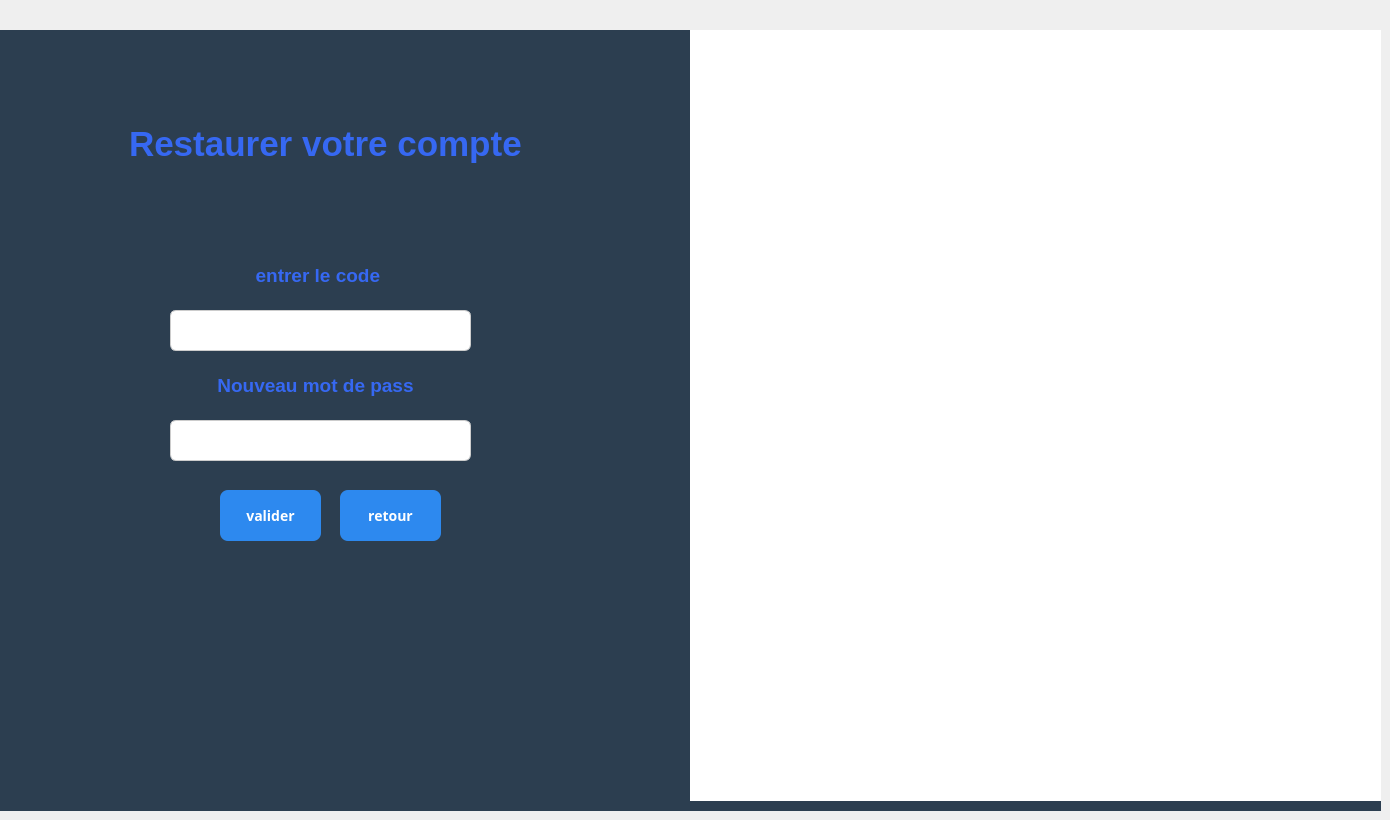
    <widget class="QWidget" name="page_13">
     <widget class="QLineEdit" name="lineEditCodeRecu">
      <property name="geometry">
       <rect>
        <x>170</x>
        <y>310</y>
        <width>301</width>
        <height>41</height>
       </rect>
      </property>
      <property name="styleSheet">
       <string notr="true">QLineEdit {
    border: 1px solid #ccc;
    border-radius: 6px;
    padding: 8px;
    font-size: 12px;
}
QLineEdit:focus {
    border: 1px solid #2D89EF;
}</string>
      </property>
      <property name="text">
       <string/>
      </property>
     </widget>
     <widget class="QLineEdit" name="lineEditNouveauPass">
      <property name="geometry">
       <rect>
        <x>170</x>
        <y>420</y>
        <width>301</width>
        <height>41</height>
       </rect>
      </property>
      <property name="styleSheet">
       <string notr="true">QLineEdit {
    border: 1px solid #ccc;
    border-radius: 6px;
    padding: 8px;
    font-size: 12px;
}
QLineEdit:focus {
    border: 1px solid #2D89EF;
}</string>
      </property>
      <property name="text">
       <string/>
      </property>
     </widget>
     <widget class="QLabel" name="label_131">
      <property name="geometry">
       <rect>
        <x>0</x>
        <y>30</y>
        <width>1381</width>
        <height>781</height>
       </rect>
      </property>
      <property name="styleSheet">
       <string notr="true">background-color: rgb(255, 255, 255);
background-color: rgb(44, 62, 80);</string>
      </property>
      <property name="text">
       <string/>
      </property>
     </widget>
     <widget class="QTextBrowser" name="textBrowser_18">
      <property name="geometry">
       <rect>
        <x>170</x>
        <y>260</y>
        <width>301</width>
        <height>61</height>
       </rect>
      </property>
      <property name="styleSheet">
       <string notr="true">background-color: rgb(44, 62, 80);</string>
      </property>
      <property name="frameShape">
       <enum>QFrame::Shape::NoFrame</enum>
      </property>
      <property name="html">
       <string>&lt;!DOCTYPE HTML PUBLIC &quot;-//W3C//DTD HTML 4.0//EN&quot; &quot;http://www.w3.org/TR/REC-html40/strict.dtd&quot;&gt;
&lt;html&gt;&lt;head&gt;&lt;meta name=&quot;qrichtext&quot; content=&quot;1&quot; /&gt;&lt;meta charset=&quot;utf-8&quot; /&gt;&lt;style type=&quot;text/css&quot;&gt;
p, li { white-space: pre-wrap; }
hr { height: 1px; border-width: 0; }
li.unchecked::marker { content: &quot;\2610&quot;; }
li.checked::marker { content: &quot;\2612&quot;; }
&lt;/style&gt;&lt;/head&gt;&lt;body style=&quot; font-family:'Segoe UI'; font-size:9pt; font-weight:400; font-style:normal;&quot;&gt;
&lt;p align=&quot;center&quot; style=&quot; margin-top:0px; margin-bottom:0px; margin-left:0px; margin-right:0px; -qt-block-indent:0; text-indent:0px;&quot;&gt;&lt;span style=&quot; font-size:14pt; font-weight:700; color:#3668f2;&quot;&gt;entrer le code &lt;/span&gt;&lt;/p&gt;&lt;/body&gt;&lt;/html&gt;</string>
      </property>
     </widget>
     <widget class="QPushButton" name="pushButtonValiderReset">
      <property name="geometry">
       <rect>
        <x>220</x>
        <y>490</y>
        <width>101</width>
        <height>51</height>
       </rect>
      </property>
      <property name="font">
       <font>
        <family>Bahnschrift</family>
        <pointsize>-1</pointsize>
        <bold>true</bold>
       </font>
      </property>
      <property name="styleSheet">
       <string notr="true">QPushButton {
    background-color: #2D89EF;
    color: white;
    border-radius: 8px;
    padding: 10px;
    font-size: 14px;
}
QPushButton:hover {
    background-color: #1E5BB8;
}
QPushButton:pressed {
    background-color: #FFFFFF;
}</string>
      </property>
      <property name="text">
       <string>valider</string>
      </property>
     </widget>
     <widget class="QLabel" name="label_132">
      <property name="geometry">
       <rect>
        <x>690</x>
        <y>30</y>
        <width>691</width>
        <height>771</height>
       </rect>
      </property>
      <property name="styleSheet">
       <string notr="true">background-color: rgb(255, 255, 255);
border-image: url(:/Artboa.png);</string>
      </property>
      <property name="text">
       <string/>
      </property>
     </widget>
     <widget class="QTextBrowser" name="textBrowser_17">
      <property name="geometry">
       <rect>
        <x>100</x>
        <y>370</y>
        <width>431</width>
        <height>61</height>
       </rect>
      </property>
      <property name="styleSheet">
       <string notr="true">background-color: rgb(44, 62, 80);</string>
      </property>
      <property name="frameShape">
       <enum>QFrame::Shape::NoFrame</enum>
      </property>
      <property name="html">
       <string>&lt;!DOCTYPE HTML PUBLIC &quot;-//W3C//DTD HTML 4.0//EN&quot; &quot;http://www.w3.org/TR/REC-html40/strict.dtd&quot;&gt;
&lt;html&gt;&lt;head&gt;&lt;meta name=&quot;qrichtext&quot; content=&quot;1&quot; /&gt;&lt;meta charset=&quot;utf-8&quot; /&gt;&lt;style type=&quot;text/css&quot;&gt;
p, li { white-space: pre-wrap; }
hr { height: 1px; border-width: 0; }
li.unchecked::marker { content: &quot;\2610&quot;; }
li.checked::marker { content: &quot;\2612&quot;; }
&lt;/style&gt;&lt;/head&gt;&lt;body style=&quot; font-family:'Segoe UI'; font-size:9pt; font-weight:400; font-style:normal;&quot;&gt;
&lt;p align=&quot;center&quot; style=&quot; margin-top:0px; margin-bottom:0px; margin-left:0px; margin-right:0px; -qt-block-indent:0; text-indent:0px;&quot;&gt;&lt;span style=&quot; font-size:14pt; font-weight:700; color:#3668f2;&quot;&gt;Nouveau mot de pass&lt;/span&gt;&lt;/p&gt;&lt;/body&gt;&lt;/html&gt;</string>
      </property>
     </widget>
     <widget class="QPushButton" name="pushButtonRetourLogin_3">
      <property name="geometry">
       <rect>
        <x>340</x>
        <y>490</y>
        <width>101</width>
        <height>51</height>
       </rect>
      </property>
      <property name="font">
       <font>
        <family>Bahnschrift</family>
        <pointsize>-1</pointsize>
        <bold>true</bold>
       </font>
      </property>
      <property name="styleSheet">
       <string notr="true">QPushButton {
    background-color: #2D89EF;
    color: white;
    border-radius: 8px;
    padding: 10px;
    font-size: 14px;
}
QPushButton:hover {
    background-color: #1E5BB8;
}
QPushButton:pressed {
    background-color: #FFFFFF;
}</string>
      </property>
      <property name="text">
       <string>retour</string>
      </property>
     </widget>
     <widget class="QTextBrowser" name="textBrowser_20">
      <property name="geometry">
       <rect>
        <x>60</x>
        <y>120</y>
        <width>521</width>
        <height>111</height>
       </rect>
      </property>
      <property name="styleSheet">
       <string notr="true">background-color: rgb(44, 62, 80);</string>
      </property>
      <property name="frameShape">
       <enum>QFrame::Shape::NoFrame</enum>
      </property>
      <property name="html">
       <string>&lt;!DOCTYPE HTML PUBLIC &quot;-//W3C//DTD HTML 4.0//EN&quot; &quot;http://www.w3.org/TR/REC-html40/strict.dtd&quot;&gt;
&lt;html&gt;&lt;head&gt;&lt;meta name=&quot;qrichtext&quot; content=&quot;1&quot; /&gt;&lt;meta charset=&quot;utf-8&quot; /&gt;&lt;style type=&quot;text/css&quot;&gt;
p, li { white-space: pre-wrap; }
hr { height: 1px; border-width: 0; }
li.unchecked::marker { content: &quot;\2610&quot;; }
li.checked::marker { content: &quot;\2612&quot;; }
&lt;/style&gt;&lt;/head&gt;&lt;body style=&quot; font-family:'Segoe UI'; font-size:9pt; font-weight:400; font-style:normal;&quot;&gt;
&lt;p align=&quot;center&quot; style=&quot; margin-top:0px; margin-bottom:0px; margin-left:0px; margin-right:0px; -qt-block-indent:0; text-indent:0px;&quot;&gt;&lt;span style=&quot; font-size:26pt; font-weight:700; color:#3668f2;&quot;&gt; Restaurer votre compte&lt;/span&gt;&lt;/p&gt;&lt;/body&gt;&lt;/html&gt;</string>
      </property>
     </widget>
     <zorder>label_131</zorder>
     <zorder>textBrowser_18</zorder>
     <zorder>pushButtonValiderReset</zorder>
     <zorder>label_132</zorder>
     <zorder>textBrowser_17</zorder>
     <zorder>pushButtonRetourLogin_3</zorder>
     <zorder>textBrowser_20</zorder>
     <zorder>lineEditCodeRecu</zorder>
     <zorder>lineEditNouveauPass</zorder>
    </widget>
